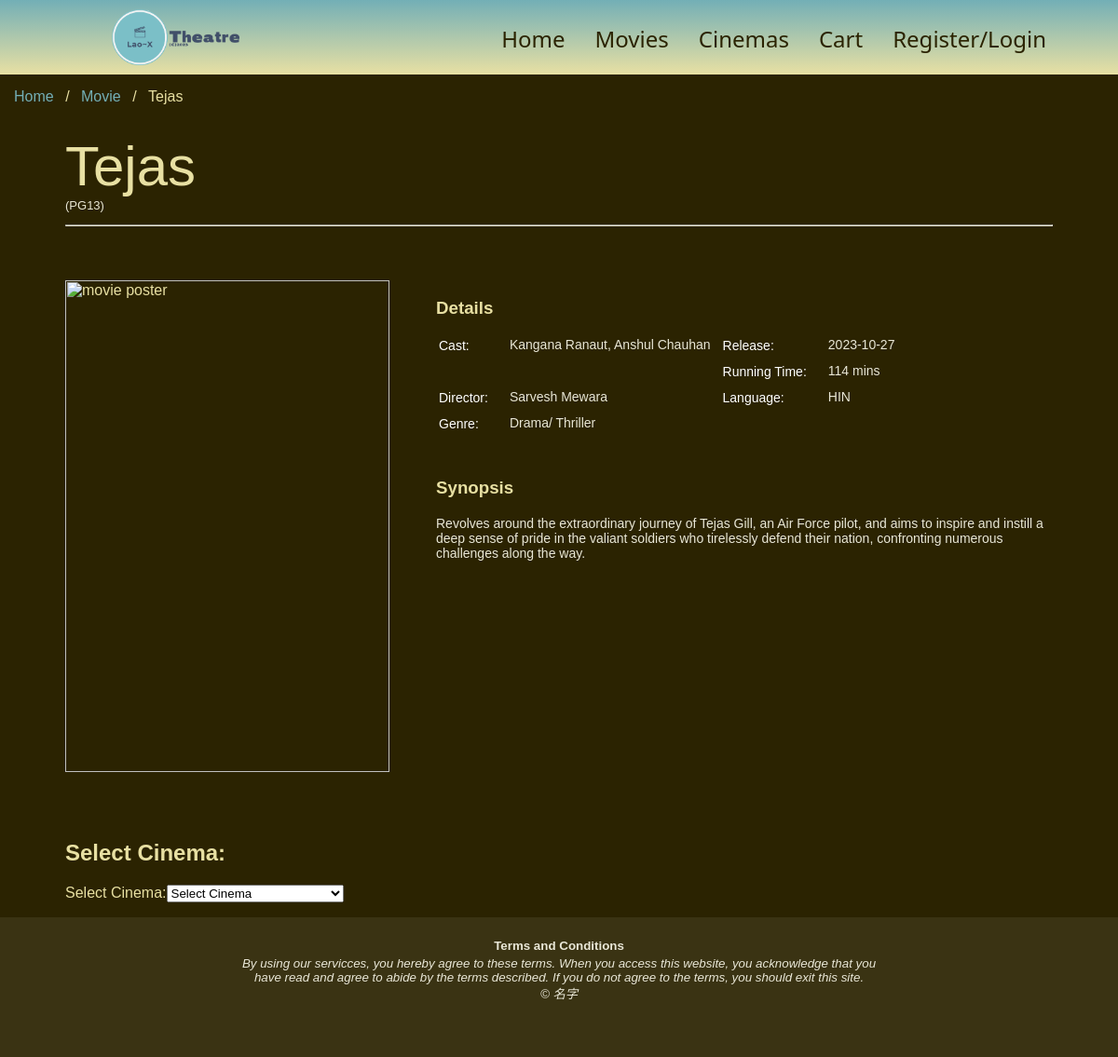
Screenshot of /get_movie.php?movie=4 with the database file from the repository.
### tables this page shows
CREATE TABLE IF NOT EXISTS `MOVIE` 
(
  `movie_id` int(5) NOT NULL AUTO_INCREMENT,
  `movie_name` varchar(50) NOT NULL,
  `duration` int(3) NOT NULL COMMENT 'mins',
  `language` varchar(3) NOT NULL COMMENT 'ENG / CHI/  HIN / MAL',
  `genre` varchar(50) NOT NULL,
  `cast` varchar(50) NOT NULL,
  `release_date` date NOT NULL,
  `synopsis` varchar(10000) NOT NULL,
  `image_dir` varchar(500) NOT NULL,
  `rating` varchar(50) NOT NULL,
   
  `director` varchar(200) NOT NULL,
  PRIMARY KEY (`movie_id`)
  
);

### get_movie.php (the view, shortened to what this page needs)
<?php
    $servername ="localhost";
    $username = "f32ee";
    $password = "f32ee";
    $dbname = "f32ee";
    $movie_id = (int)$_GET['movie'];
    $db = mysqli_connect($servername, $username, $password, $dbname);
    $query = "SELECT * FROM MOVIE WHERE movie_id=$movie_id";
    $result = $db->query($query);
    $row = $result->fetch_assoc();
    $movie_name = $row['movie_name'];
    $duration = $row['duration'];
    $language = $row['language'];
    $genre = $row['genre'];
    $release_date = $row['release_date'];
    $image_dir = $row['image_dir'];
    $synopsis = $row['synopsis'];
    $rating = $row['rating'];
    $cast = $row['cast'];
    $director = $row['director'];
?>
<html lang="en">
<head>
    <link rel="stylesheet" href="style.css">
</head>
<body>
    <div id="wrapper">
        <header id="cinema_header">
                <img id='cinema_logo' src="image/logo.png" alt="logo" >
                <table class="cinema">
                    <tr>
                        <td>
                            <a href="index.html">Home</a>
                        </td>
                        <td>
                            <a href="movies.html">Movies</a>
                        </td>
                        <td>
                            <a href="cinema.html">Cinemas</a>
                        </td>
                        <td>
                            <a href="cart.php">Cart</a>
                        </td>
                        <td>
                            <a href="login.html">Register/Login</a>
                        </td>
                    </tr>
                </table>
            </header>
        <ul class="breadcrumb">
            <li><a href="index.html">Home</a></li>
            <li><a href="movies.html">Movie</a></li>
            <li><font color="#e8e0a3"><?php echo $movie_name ?></li>
        </ul>
        <div class="content">
            <div class="mini_wrapper">
                <h class="individual_movie_title"><?php echo $movie_name ?></h>
                <p class="rating">(<?php echo $rating?>)</p>
                <hr class="individual_movie_title">
                <br>
                <div class="individual_mov">
                    <div id="img">
                        <img src="<?php echo $image_dir ?>" alt="movie poster">
                    </div>
                    <div id="info">
                        <div id="details">
                            <h3>Details</h3>
                            <table class="individual_mov" border="0">
                                <tr>
                                    <td rowspan="2" class="label">Cast: </td>
                                    <td rowspan="2" class="detail"><?php echo $cast ?></td>
                                    <td class="label">Release:</td>
                                    <td class="detail"><?php echo $release_date ?></td>
                                </tr>
                                <tr>
                                    <td class="label">Running Time: </td>
                                    <td class="detail"><?php echo $duration ?> mins</td>
                                </tr>
                                <tr>
                                    <td class="label">Director: </td>
                                    <td class="detail"><?php echo $director ?></td>
                                    <td class="label">Language: </td>
                                    <td class="detail"><?php echo $language ?></td>
                                </tr>
                                <tr>
                                    <td class="label">Genre: </td>
                                    <td class="detail"><?php echo $genre ?></td>
                                </tr>
                            </table>
                        </div>
                        <div id="synopsis">
                            <h3>Synopsis</h3>
                            <p><?php echo $synopsis ?></p>
                        </div>
                    </div>
                </div>
                <div class="booking">
                <?php
                    echo "<h2>Select Cinema:</h2>";
                    echo "<form action='' method='post'>";
                    echo "<label for='cinema_id'>Select Cinema:</label>";
                    echo "<select name='cinema_id' id='cinema_id' onchange='this.form.submit()'>";
                    echo "<option value=''>Select Cinema</option>";
                    echo "</select>";
                    echo "</form>";
                ?>
                </div>
            </div>
        </div>
        <footer class="footer">
            <table>
                <tr>
                    <td><small><b>Terms and Conditions</b></small></td>
                </tr>
                <tr>
                    <td><small><i>By using our servicces, you hereby agree to these terms. When you
                        access this website, you acknowledge that you <br>have read and agree to abide by
                        the terms described. If you do not agree to the terms,
                        you should exit this site. <br>&copy; 名字</i></small>
                     </td>
                </tr>
            </table>
        </footer>
    </div>
</body>
</html>

### style.css (style rules this page uses)
header { height: 20%; background: linear-gradient(#73afb6, #e8e0a3); text-align: center; padding-top:10px; padding-bottom: 10px; }
body { background-color: #2b2301; border: 0; margin: 0; font-family: Verdana, sans-serif; }
footer { background-color: #3a3313; bottom:0; width:100%; min-height: 150; }
footer table { color: #e9e7d7; border: 0px 20px 0px 0px; padding: 20px; margin: auto; }
footer table td { text-align: center; }
#cinema_logo { float: left; height: 100%; padding-left: 10%; }
#cinema_header { background-color: #e8e0a3; height: 10%; }
table.cinema { background-color: #ffffff00; list-style-type: none; margin: 0; padding-top: 1%; padding-right: 5%; float: right; align-content: center; }
table.cinema { color: #e9e7d7; }
table.cinema td { padding-left: 15px; padding-right: 15px; }
table.cinema a { display: block; color: #2b2301; text-align: center; text-decoration: none; font-family: 'Segoe UI', Tahoma, Geneva, Verdana, sans-serif; font-weight: 400; font-size: x-large; }
div.content { clear: both; }
* { box-sizing: border-box; }
img { vertical-align: middle; }
ul.breadcrumb { list-style: none; background-color: #2b2301; margin-top: 0px; padding: 15px; }
ul.breadcrumb li { display: inline; font-size: 16px; }
ul.breadcrumb li+li:before { padding: 8px; color: #e8e0a3; content: "/\00a0"; }
ul.breadcrumb li a { color: #73afb6; text-decoration: none; }
p.rating { margin-top: 0px; color: #FFF; font-size: 13px; }
h.individual_movie_title { color: #e8e0a3; font-size: 60px; margin-bottom: 0px; }
div.mini_wrapper { width: 1060px; margin: auto; }
p.rating { margin-top: 0px; color: #e9e7d7; font-size: 13px; }
hr.individual_movie_title { border-color: #e9e7d7; }
div.individual_mov { display: flex; padding-bottom: 5%; padding-top: 3%; }
#img img { width: 348; height: 528; }
div #info { padding-left: 50px; }
table.individual_mov { padding-bottom: 20px; }
table.individual_mov td { color: #e9e7d7; vertical-align: top; font-size: 14px; }
table.individual_mov td.detail { max-width: 300px; padding: 0px 10px 10px 20px }
table.individual_mov td.label { color: #fff; }
#synopsis p { font-size: 14px; color: #e9e7d7; }

### rows the page displays
movie: movie_name "Tejas", rating "PG13", cast "Kangana Ranaut, Anshul Chauhan", release_date "2023-10-27", duration "114", director "Sarvesh Mewara", language "HIN", genre "Drama/ Thriller", synopsis "Revolves around the extraordinary journey of Tejas Gill, an Air Force pilot, and aims to inspire and instill a deep sense of pride in the valiant soldiers who tirelessly defend their nation, confronting numerous challenges along the way."
